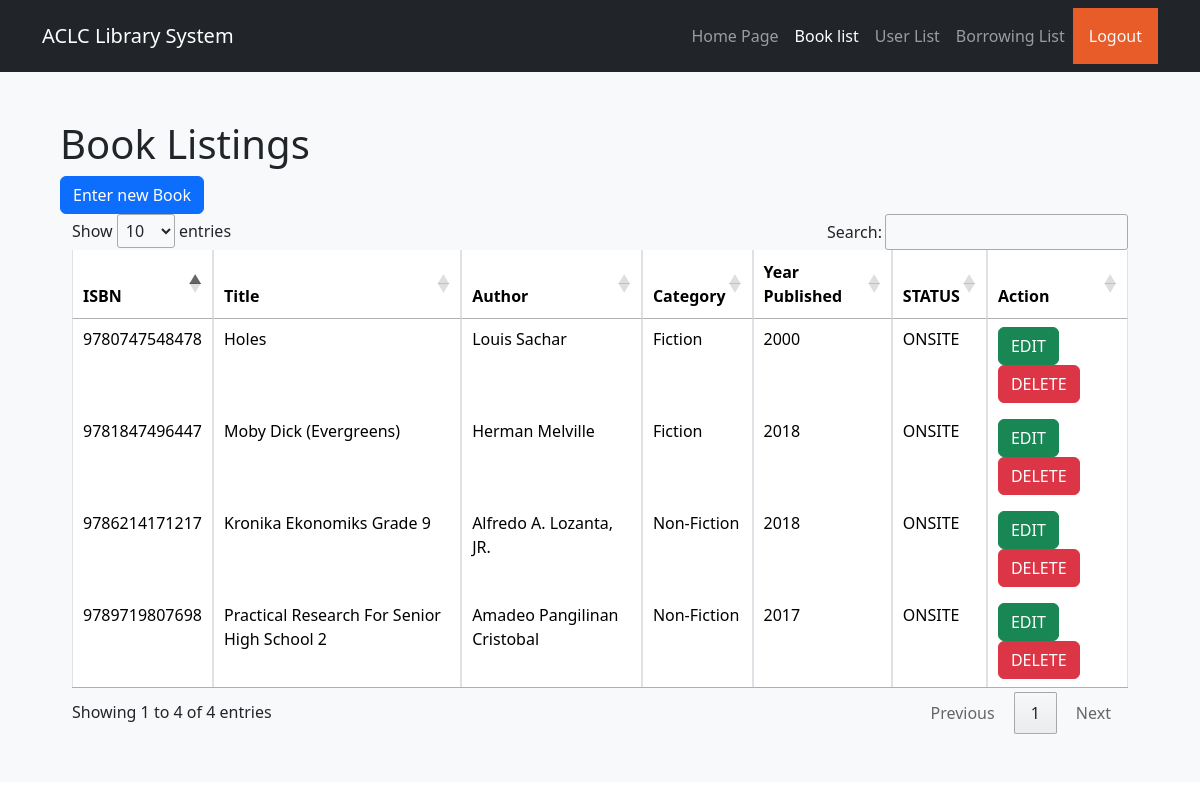
The page /booklisting.php (signed in) on the database as committed earlier.
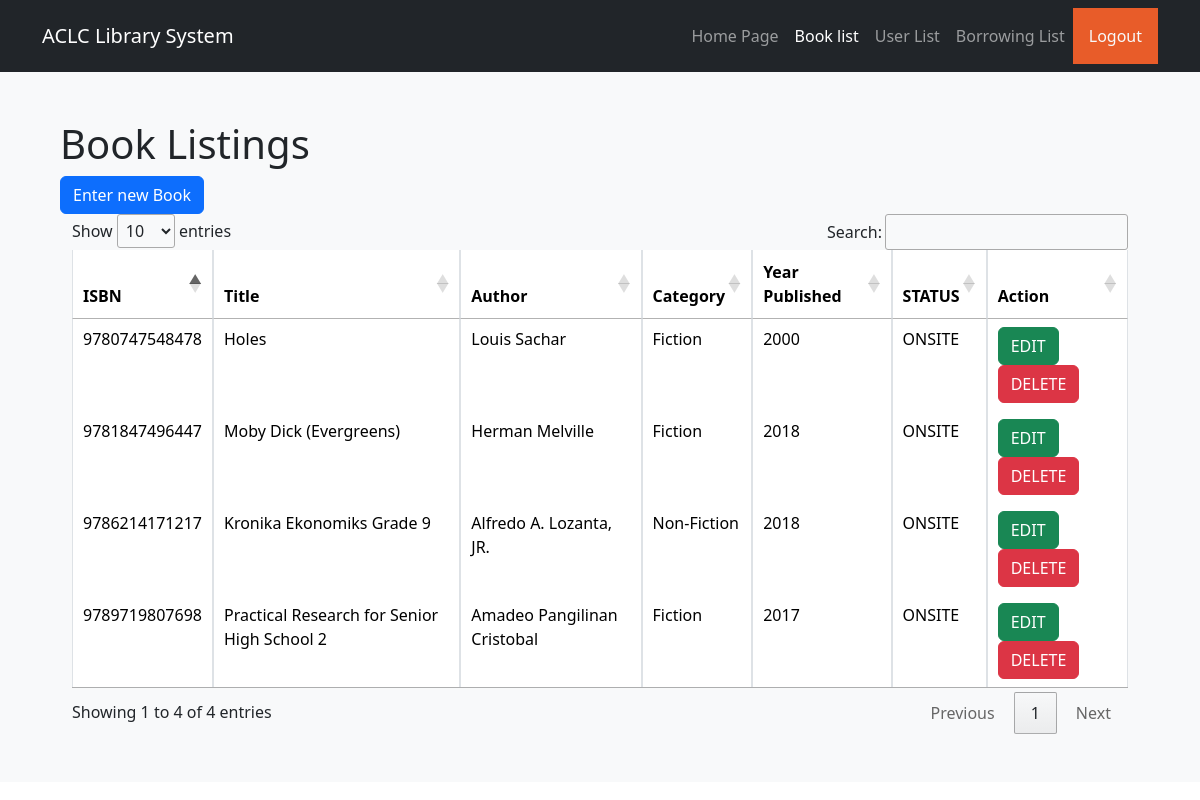
The same page on the database as committed later.
### tables this page shows
CREATE TABLE `booklist` (
  `isbn` varchar(255) NOT NULL,
  `bookname` varchar(255) NOT NULL,
  `author` varchar(255) NOT NULL,
  `category` varchar(255) NOT NULL,
  `yearpublished` int(255) NOT NULL,
  `status` varchar(255) NOT NULL
);

### booklisting.php (the view, shortened to what this page needs)
<!DOCTYPE html>
<html lang="en">
<head>
  <link href="https://cdn.jsdelivr.net/npm/bootstrap@5.3.3/dist/css/bootstrap.min.css" rel="stylesheet">
  <link rel="stylesheet" href="https://cdn.datatables.net/1.13.5/css/jquery.dataTables.min.css" />
</head>
<body>
  <nav class="navbar navbar-expand-lg bg-dark navbar-dark">
    <div class="container">
      <a href="mainpage.php" class="navbar-brand">ACLC Library System</a>
      <div class="collapse navbar-collapse" id="navbar">
        <ul class="navbar-nav ms-auto">
          <li class="nav-item">
            <a href="mainpage.php" class="nav-link">Home Page</a>
          </li>
          <li class="nav-item">
            <a href="#" class="nav-link active">Book list</a>
          </li>
          <li class="nav-item">
            <a href="userlist.php" class="nav-link">User List</a>
          </li>
          <li class="nav-item">
            <a href="#" class="nav-link">Borrowing List</a>
          </li>
        </ul>
        <a class="nav-item mr-3 nav-link p-3 text-light" href="backend/userlogout.php" style="background-color: #e85c29">Logout</a>
  </nav>
  <section class="bg-light text-dark p-5 text-left">
    <div class="container">
      <div class="d-flex">
        <div>
          <h1>Book Listings</h1>
          <div>
            <button type="button" class="btn btn-primary float-right" data-bs-toggle="modal" data-bs-target="#insertmodal">Enter new Book</button>
          </div>
          <div class="column">
            <div class="container">
              <table id="myTable" class="table table-bordered">
                <thead class="thead-dark">
                  <tr>
                    <th scope="col">ISBN</th>
                    <th scope="col">Title</th>
                    <th scope="col">Author</th>
                    <th scope="col">Category</th>
                    <th scope="col">Year Published</th>
                    <th scope="col">STATUS</th>
                    <th scope="col">Action</th>
                  </tr>
                </thead>
                <tbody>
                  <?php
                  require('backend/database.php');
                  $query = "SELECT * FROM booklist";
                  $run_query = mysqli_query($conn, $query);
                  if (mysqli_num_rows($run_query) > 0) {
                    foreach ($run_query as $row) {
                  ?>
                      <tr>
                        <td><?= $row['isbn'] ?></td>
                        <td><?= $row['bookname'] ?></td>
                        <td><?= $row['author'] ?></td>
                        <td><?= $row['category'] ?></td>
                        <td><?= $row['yearpublished'] ?></td>
                        <td><?= $row['status'] ?></td>
                        <td>
                          <button type="button" class="btn btn-success editbtn">EDIT</button>
                          <button type="button" class="btn btn-danger deletebtn">DELETE</button>
                        </td>
                      </tr>
                  <?php
                    }
                  }
                  ?>
                </tbody>
              </table>
            </div>
          </div>
        </div>
      </div>
    </div>
  </section>
</body>
</html>

Rows that differ between the two databases and show on the page:
changed booklist "Amadeo Pangilinan Cristobal": bookname "Practical Research For Senior High School 2" → "Practical Research for Senior High School 2"; category "Non-Fiction" → "Fiction"
